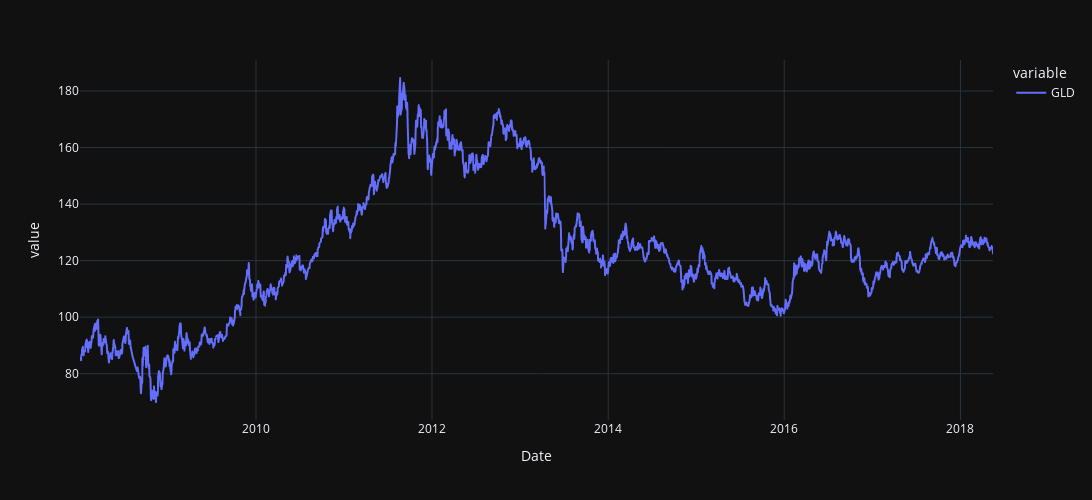

Source (notebook cell):
### Code cell
px.line(df,x='Date',y=['GLD'],template='plotly_dark',height=500,width=1100)

### Figure 1 — Plotly figure (JSON) as saved in the notebook; plotly's stock layout.template omitted (floating-point values rounded to 4 significant figures; data arrays with more than 128 entries replaced by an {"elided": "..."} marker saying what was removed)
{"data": [{"hovertemplate": "variable=GLD<br>Date=%{x}<br>value=%{y}<extra></extra>", "legendgroup": "GLD", "line": {"color": "#636efa", "dash": "solid"}, "marker": {"symbol": "circle"}, "mode": "lines", "name": "GLD", "showlegend": true, "type": "scattergl", "x": {"elided": "2290 str values"}, "xaxis": "x", "y": {"elided": "2290 float values"}, "yaxis": "y"}], "layout": {"height": 500, "legend": {"title": {"text": "variable"}, "tracegroupgap": 0}, "margin": {"t": 60}, "width": 1100, "xaxis": {"anchor": "y", "domain": [0, 1], "title": {"text": "Date"}}, "yaxis": {"anchor": "x", "domain": [0, 1], "title": {"text": "value"}}}}
